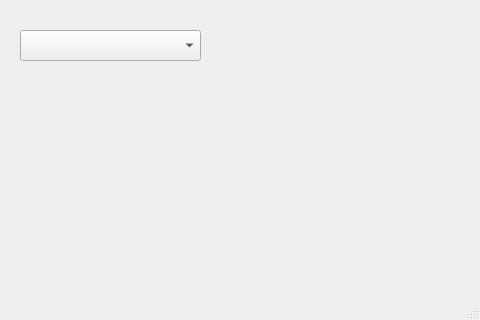
<?xml version="1.0" encoding="UTF-8"?>
<ui version="4.0">
 <class>MainWindow</class>
 <widget class="QMainWindow" name="MainWindow">
  <property name="geometry">
   <rect>
    <x>0</x>
    <y>0</y>
    <width>480</width>
    <height>320</height>
   </rect>
  </property>
  <property name="windowTitle">
   <string>MainWindow</string>
  </property>
  <widget class="QWidget" name="centralwidget">
   <widget class="QComboBox" name="cbo_drink_choice">
    <property name="geometry">
     <rect>
      <x>20</x>
      <y>30</y>
      <width>181</width>
      <height>31</height>
     </rect>
    </property>
    <property name="currentText">
     <string/>
    </property>
    <property name="placeholderText">
     <string/>
    </property>
    <property name="duplicatesEnabled">
     <bool>false</bool>
    </property>
   </widget>
  </widget>
  <widget class="QMenuBar" name="menubar">
   <property name="geometry">
    <rect>
     <x>0</x>
     <y>0</y>
     <width>480</width>
     <height>25</height>
    </rect>
   </property>
  </widget>
  <widget class="QStatusBar" name="statusbar"/>
 </widget>
 <resources/>
 <connections/>
</ui>
